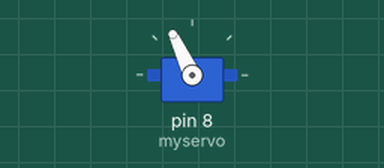
A sketch run on a simulated Arduino Uno, built with avr-gcc and run on an emulated ATmega328P. Parts: servo.

Above: at 0.4 s.
At 1.9 s:
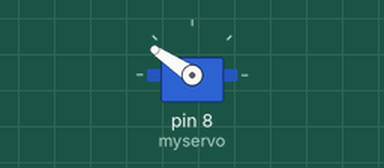
At 3.1 s:
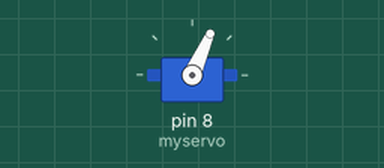
At 4.2 s:
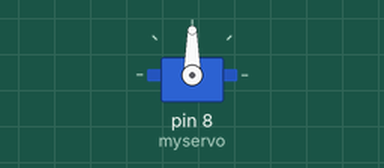
Timing chart, 0 to 5.7 s (numbered marks = the images above):
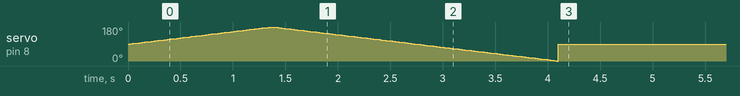

The sketch:

servo.ino
```cpp
#include <Servo.h>
Servo myservo;  // create servo object to control a servo
int pos ;   // μεταβλητή για να αποθηκεύεται η θέση του  servo
void setup() {
  myservo.attach(8);  // συνδέεται ο servo  με το pin 8 του arduino
  myservo.write(90);// ο servo κοιτάζει μπροστά
  //για να στρίψει αριστερά
  for(pos = 90; pos <= 180; pos += 1) // η μεταβλητή pos μεταβάλλεται από  0 έως 180 με βήμα 1
  {
myservo.write(pos);  //ο servo τοποθετείται στη θέση της μεταβλητής  'pos'
    delay(15);    // περιμένει 15ms ο servo για να αλλάξει θέση
  }
  //για να στρίψει δεξιά
  for(pos = 180; pos>=0; pos-=1)     // η μεταβλητή pos μεταβάλλεται από  180 έως 0 με βήμα 1
  {
    myservo.write(pos); // ο servo τοποθετείται στη θέση της μεταβλητής  'pos'
 delay(15); // περιμένει 15ms ο servo για να αλλάξει θέση
}
// επανέρχεται στην αρχική του θέση
myservo.write(90);
}


void loop()
{
}
```
